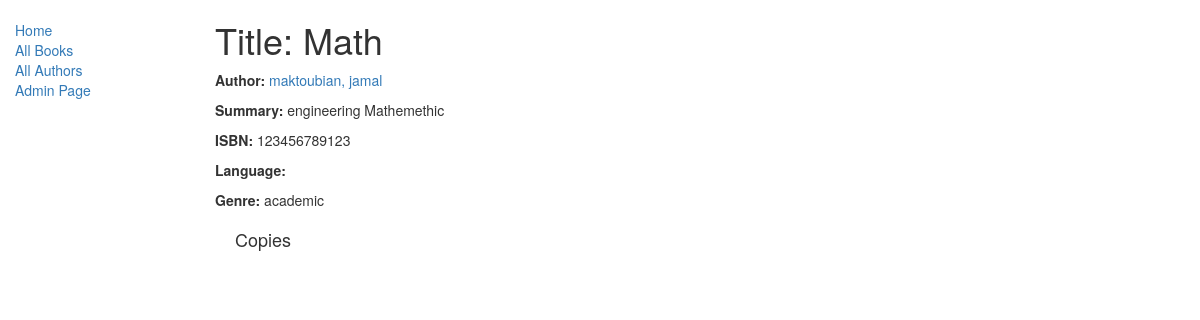
The page /catalog/book/1 on the database as committed earlier.
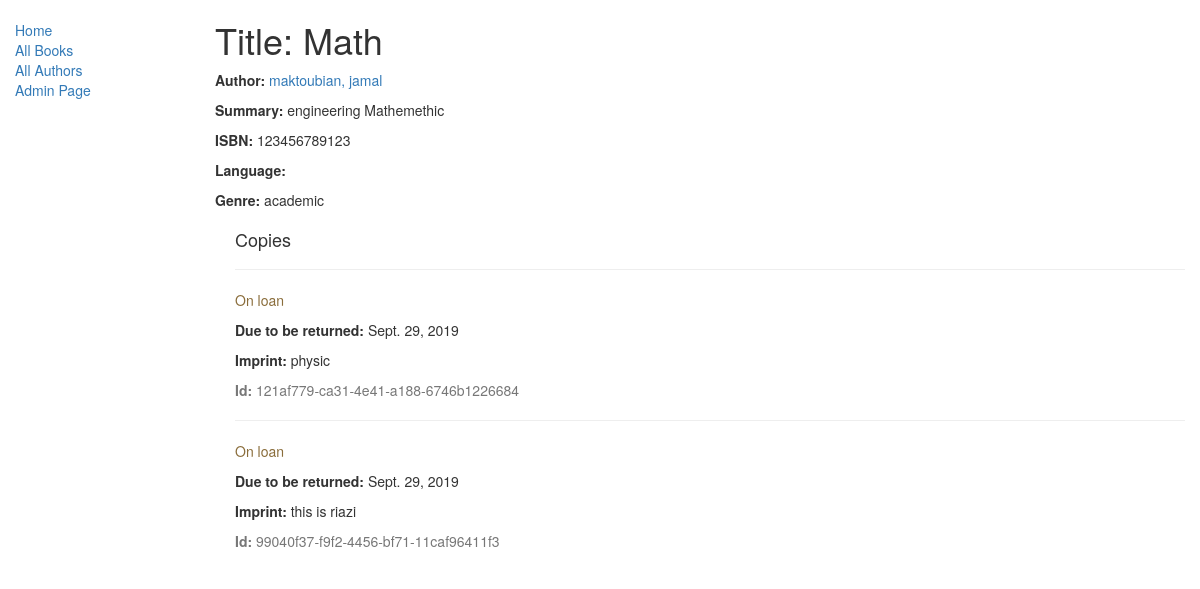
The same page on the database as committed later.
### catalog/models.py (models this page shows, shortened)
class Genre(models.Model):
    name = models.CharField(max_length=200, help_text="Enter a book genre (e.g. Science Fiction, French Poetry etc.)")
    def __str__(self):
        return self.name

class BookInstance(models.Model):
    id = models.UUIDField(primary_key=True, default=uuid.uuid4, help_text="Unique ID for this particular book across whole library")
    book = models.ForeignKey('Book', on_delete=models.SET_NULL, null=True)
    imprint = models.CharField(max_length=200)
    due_back = models.DateField(null=True, blank=True)
    LOAN_STATUS = (
        ('m', 'Maintenance'),
        ('o', 'On loan'),
        ('a', 'Available'),
        ('r', 'Reserved'),
    )
    status = models.CharField(max_length=1, choices=LOAN_STATUS, blank=True, default='m', help_text='Book availability')
    borrower = models.ForeignKey(User, on_delete=models.SET_NULL, null=True, blank=True)
    class Meta:
        ordering = ["due_back"]

### catalog/views.py (the view)
# urls.py: url(r'^book/(?P<pk>\d+)$', views.BookDetailView.as_view(), name='book-detail'),
class BookDetailView(generic.DetailView):
    model = models.Book
    template_name='catalog/book_detail.html'

### catalog/models.py (called while the page is built)
    def __str__(self):
        return '%s, %s' % (self.last_name, self.first_name)

### catalog/templates/catalog/book_detail.html
{% extends "catalog/base_generic.html" %}
{% block content %}
  <h1>Title: {{ book.title }}</h1>
  <p><strong>Author:</strong> <a href="">{{ book.author }}</a></p>
  <p><strong>Summary:</strong> {{ book.summary }}</p>
  <p><strong>ISBN:</strong> {{ book.isbn }}</p>
  <p><strong>Language:</strong> {{ book.language }}</p>
  <p><strong>Genre:</strong> {% for genre in book.genre.all %} {{ genre }}{% if not forloop.last %}, {% endif %}{% endfor %}</p>
  <div style="margin-left:20px;margin-top:20px">
    <h4>Copies</h4>
    {% for copy in book.bookinstance_set.all %}
    <hr>
    <p class="{% if copy.status == 'a' %}text-success{% elif copy.status == 'm' %}text-danger{% else %}text-warning{% endif %}">{{ copy.get_status_display }}</p>
    {% if copy.status != 'a' %}<p><strong>Due to be returned:</strong> {{copy.due_back}}</p>{% endif %}
    <p><strong>Imprint:</strong> {{copy.imprint}}</p>
    <p class="text-muted"><strong>Id:</strong> {{copy.id}}</p>
    {% endfor %}
  </div>
{% endblock %}

Rows that differ between the two databases and show on the page:
added BookInstance: status "On loan", due_back "Sept. 29, 2019", imprint "physic", id "121af779-ca31-4e41-a188-6746b1226684"
added BookInstance: status "On loan", due_back "Sept. 29, 2019", imprint "this is riazi", id "99040f37-f9f2-4456-bf71-11caf96411f3"
